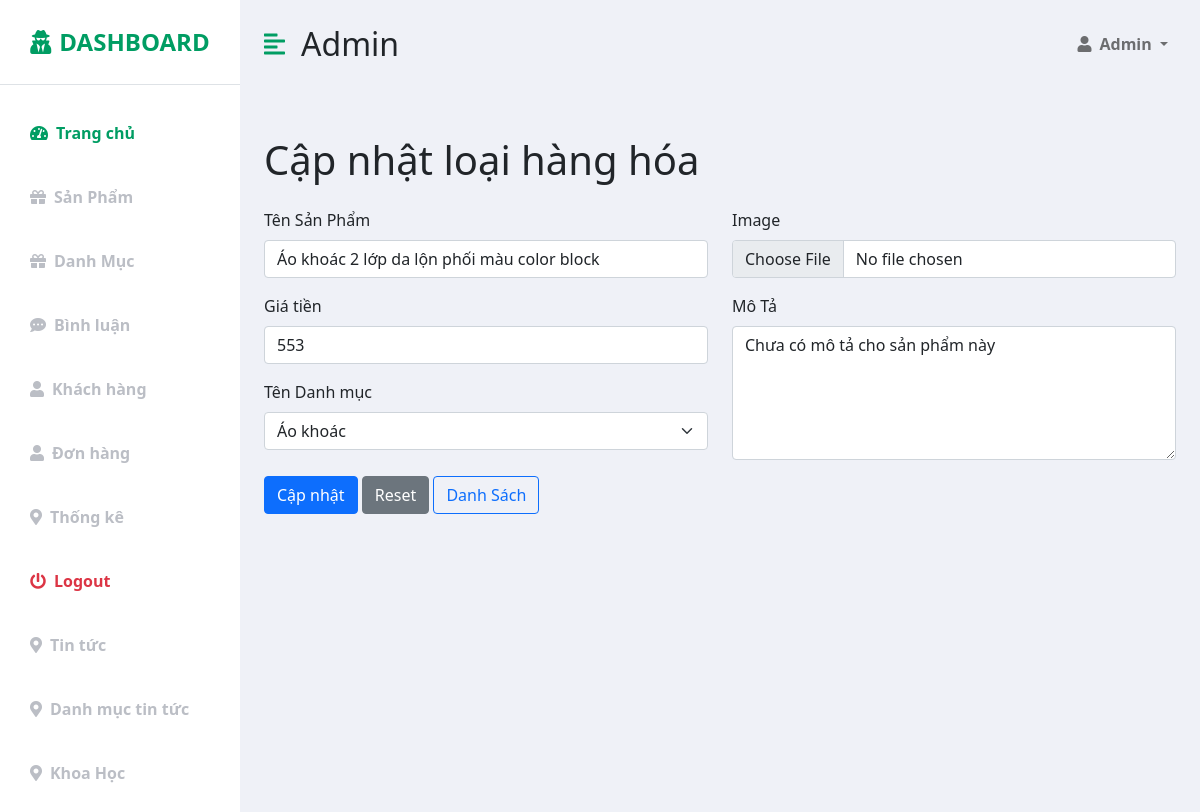
The app's page /admin/index.php?act=editSp&id=24 (signed in) with its own data.
### tables this page shows
CREATE TABLE `sanpham` (
  `id` int(10) NOT NULL,
  `tenSanPham` varchar(255) NOT NULL,
  `price` float DEFAULT 0,
  `image` varchar(255) DEFAULT NULL,
  `moTa` text DEFAULT NULL,
  `luotXem` int(11) NOT NULL DEFAULT 0,
  `id_danhMuc` int(10) NOT NULL
);

### model/connect.php (called while the page is built, shortened)
<?php
function pdo_get_connection()
{
    $dburl = "mysql:host=localhost;dbname=du_an_mau;charset=utf8";
    $username = 'root';
    $password = '';
    $conn = new PDO($dburl, $username, $password);
    $conn->setAttribute(PDO::ATTR_ERRMODE, PDO::ERRMODE_EXCEPTION);
    return $conn;
}
function pdo_query($sql)
{
    $sql_args = array_slice(func_get_args(), 1);
    try {
        $conn = pdo_get_connection();
        $stmt = $conn->prepare($sql);
        $stmt->execute($sql_args);
        $rows = $stmt->fetchAll();
        return $rows;
    } catch (PDOException $e) {
        throw $e;
    } finally {
        unset($conn);
    }
}
function pdo_query_one($sql)
{
    $sql_args = array_slice(func_get_args(), 1);
    try {
        $conn = pdo_get_connection();
        $stmt = $conn->prepare($sql);
        $stmt->execute($sql_args);
        $row = $stmt->fetch(PDO::FETCH_ASSOC);
        return $row;
    } catch (PDOException $e) {
        throw $e;
    } finally {
        unset($conn);
    }
}

### model/sanpham.php (called while the page is built, shortened)
<?php
function edit_sanpham($id)
{
    $sql = "SELECT * FROM sanpham WHERE id = $id";
    $SP = pdo_query_one($sql);
    return $SP;
}
?>

### model/danhmuc.php (called while the page is built, shortened)
<?php
function list_danhmuc()
{
    $sql = "SELECT * FROM danhmuc ORDER BY id desc";
    $listDm = pdo_query($sql);
    return $listDm;
}
?>

### admin/sanpham/updateSp.php (the view, shortened to what this page needs)
<div class=" mt-5">
    <div class="row">
        <div class="row formTitle mb-3">
            <h1>Cập nhật loại hàng hóa</h1>
        </div>
        <div class="formContent">
            <form action="index.php?act=updateSp" method="post" enctype="multipart/form-data">
                <div class="row mb-3">
                    <div class="col-md-6">
                        <label for="tenSanPham" class="form-label">Tên Sản Phẩm</label>
                        <input type="text" class="form-control" name="tenSanPham" value="<?= $SP["tenSanPham"] ?>">
                        <label for="price" class="form-label mt-3">Giá tiền</label>
                        <input type="text" class="form-control" name="price" value="<?= $SP["price"] ?>">
                        <label for="id_danhMuc" class="form-label mt-3">Tên Danh mục</label>
                        <select class="form-select" name="id_danhMuc" id="id_danhMuc">
                            <?php
                            foreach ($listDm as $key => $value) {
                                if ($SP["id_danhMuc"] == $value["id"]) {
                                    echo '<option value="' . $value["id"] . '" selected>' . $value["tenDanhMuc"] . '</option>';
                                } else {
                                    echo '<option value="' . $value["id"] . '">' . $value["tenDanhMuc"] . '</option>';
                                }
                            }
                            ?>
                        </select>
                    </div>
                    <div class="col-md-6">
                        <label for="image" class="form-label">Image</label>
                        <input type="file" class="form-control" name="image">
                        <label for="moTa" class="form-label mt-3">Mô Tả</label>
                        <textarea class="form-control" name="moTa" id="moTa" cols="30" rows="5" placeholder="Hãy để lại mô tả"><?= $SP["moTa"] ?></textarea>
                    </div>
                </div>
                <div class="row mb-3">
                    <div class="col-md-6">
                        <input type="submit" name="submit" class="btn btn-primary" value="Cập nhật">
                        <input type="reset" class="btn btn-secondary" value="Reset">
                        <a href="index.php?act=listSp" class="btn btn-outline-primary">Danh Sách</a>
                    </div>
                </div>
            </form>
        </div>
    </div>
</div>

### css/stylesAmin.css (style rules this page uses)
:root { --main-bg-color: #009d63; --main-text-color: #009d63; --second-text-color: #bbbec5; --second-bg-color: #c1efde; }

### records on screen
sanpham: tenSanPham "Áo khoác 2 lớp da lộn phối màu color block", price "553", moTa "Chưa có mô tả cho sản phẩm này"

### other values on screen
form field id_danhMuc "Áo khoác"
